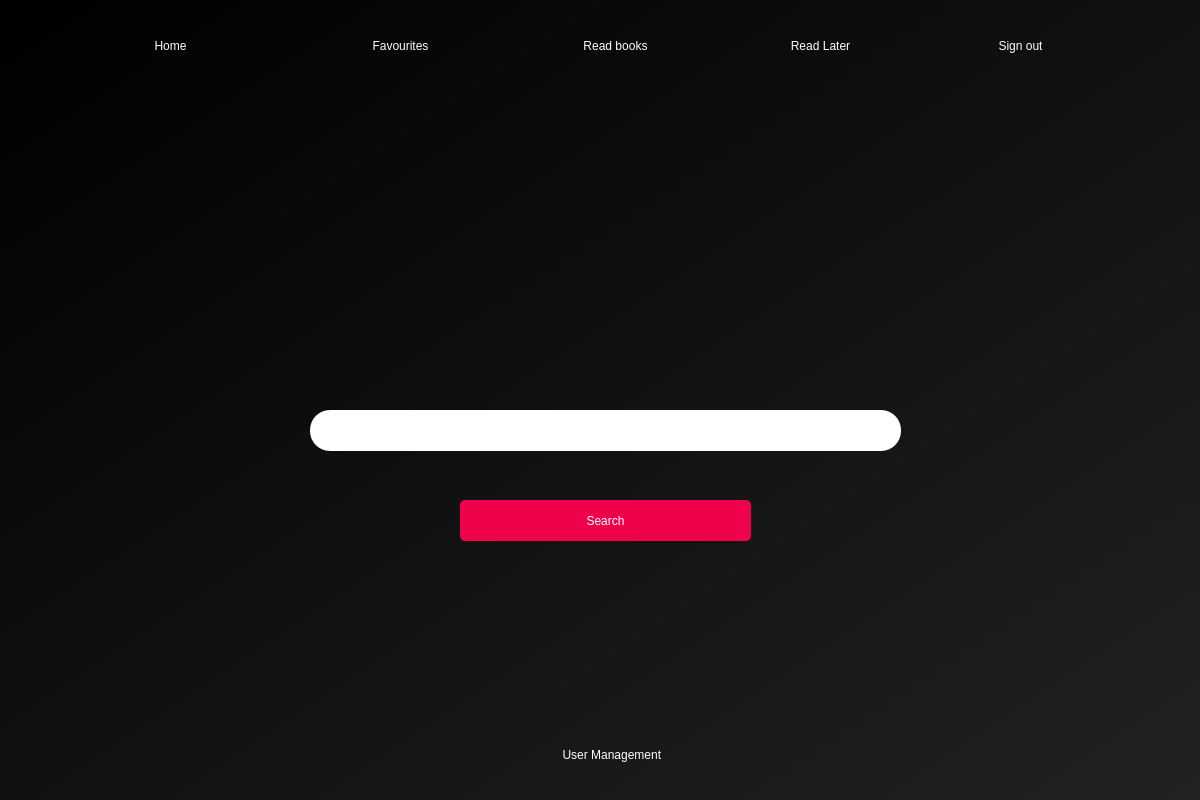
<?xml version="1.0" encoding="UTF-8"?>
<ui version="4.0">
 <class>main_screen</class>
 <widget class="QDialog" name="main_screen">
  <property name="geometry">
   <rect>
    <x>0</x>
    <y>0</y>
    <width>1200</width>
    <height>800</height>
   </rect>
  </property>
  <property name="windowTitle">
   <string>Home</string>
  </property>
  <property name="windowIcon">
   <iconset>
    <normaloff>../images/wiki_icon.png</normaloff>../images/wiki_icon.png</iconset>
  </property>
  <widget class="QWidget" name="bgwidget" native="true">
   <property name="geometry">
    <rect>
     <x>0</x>
     <y>0</y>
     <width>1200</width>
     <height>800</height>
    </rect>
   </property>
   <property name="styleSheet">
    <string notr="true">QWidget#bgwidget{
background-color: rgb(18, 18, 18);
background-color: qlineargradient(spread:pad, x1:0, y1:0, x2:1, y2:1, stop:0 rgba(0, 0, 0, 255), stop:1 rgba(34, 34, 34, 255));}
</string>
   </property>
   <widget class="QPushButton" name="search_button">
    <property name="geometry">
     <rect>
      <x>460</x>
      <y>500</y>
      <width>291</width>
      <height>41</height>
     </rect>
    </property>
    <property name="cursor">
     <cursorShape>PointingHandCursor</cursorShape>
    </property>
    <property name="styleSheet">
     <string notr="true">border-radius: 5px;
background-color: rgb(238, 2, 73);
font: 14pt &quot;MS Shell Dlg 2&quot;;
color: rgb(255, 255, 255);</string>
    </property>
    <property name="text">
     <string>Search</string>
    </property>
   </widget>
   <widget class="QWidget" name="search_widget" native="true">
    <property name="geometry">
     <rect>
      <x>310</x>
      <y>410</y>
      <width>591</width>
      <height>41</height>
     </rect>
    </property>
    <property name="styleSheet">
     <string notr="true">background-color: white;

border-radius: 20px;</string>
    </property>
    <widget class="QLabel" name="search_icon_label">
     <property name="geometry">
      <rect>
       <x>14</x>
       <y>11</y>
       <width>18</width>
       <height>19</height>
      </rect>
     </property>
     <property name="text">
      <string/>
     </property>
     <property name="pixmap">
      <pixmap>../images/search_icon_red.png</pixmap>
     </property>
     <property name="scaledContents">
      <bool>true</bool>
     </property>
    </widget>
    <widget class="QLineEdit" name="search_line_edit">
     <property name="geometry">
      <rect>
       <x>40</x>
       <y>0</y>
       <width>541</width>
       <height>41</height>
      </rect>
     </property>
     <property name="styleSheet">
      <string notr="true">font: 12pt &quot;MS Shell Dlg 2&quot;;</string>
     </property>
    </widget>
   </widget>
   <widget class="QLabel" name="title_icon">
    <property name="geometry">
     <rect>
      <x>10</x>
      <y>240</y>
      <width>1191</width>
      <height>121</height>
     </rect>
    </property>
    <property name="text">
     <string/>
    </property>
    <property name="pixmap">
     <pixmap>../images/wiki_font.png</pixmap>
    </property>
    <property name="alignment">
     <set>Qt::AlignCenter</set>
    </property>
   </widget>
   <widget class="QPushButton" name="menu_my_read">
    <property name="geometry">
     <rect>
      <x>560</x>
      <y>30</y>
      <width>111</width>
      <height>31</height>
     </rect>
    </property>
    <property name="cursor">
     <cursorShape>PointingHandCursor</cursorShape>
    </property>
    <property name="styleSheet">
     <string notr="true">border-radius: 20px;
background-color: rgba(238, 2, 73, 0);
font: 12pt &quot;MS Shell Dlg 2&quot;;
color: rgb(255, 255, 255);</string>
    </property>
    <property name="text">
     <string>Read books</string>
    </property>
   </widget>
   <widget class="QPushButton" name="menu_home">
    <property name="geometry">
     <rect>
      <x>140</x>
      <y>30</y>
      <width>61</width>
      <height>31</height>
     </rect>
    </property>
    <property name="cursor">
     <cursorShape>PointingHandCursor</cursorShape>
    </property>
    <property name="styleSheet">
     <string notr="true">border-radius: 20px;
background-color: rgba(238, 2, 73, 0);
font: 12pt &quot;MS Shell Dlg 2&quot;;
color: rgb(255, 255, 255);</string>
    </property>
    <property name="text">
     <string>Home</string>
    </property>
   </widget>
   <widget class="QPushButton" name="menu_sign_out">
    <property name="geometry">
     <rect>
      <x>980</x>
      <y>30</y>
      <width>81</width>
      <height>31</height>
     </rect>
    </property>
    <property name="cursor">
     <cursorShape>PointingHandCursor</cursorShape>
    </property>
    <property name="styleSheet">
     <string notr="true">border-radius: 20px;
background-color: rgba(238, 2, 73, 0);
font: 12pt &quot;MS Shell Dlg 2&quot;;
color: rgb(255, 255, 255);</string>
    </property>
    <property name="text">
     <string>Sign out</string>
    </property>
   </widget>
   <widget class="QPushButton" name="menu_read_list">
    <property name="geometry">
     <rect>
      <x>770</x>
      <y>30</y>
      <width>101</width>
      <height>31</height>
     </rect>
    </property>
    <property name="cursor">
     <cursorShape>PointingHandCursor</cursorShape>
    </property>
    <property name="styleSheet">
     <string notr="true">border-radius: 20px;
background-color: rgba(238, 2, 73, 0);
font: 12pt &quot;MS Shell Dlg 2&quot;;
color: rgb(255, 255, 255);</string>
    </property>
    <property name="text">
     <string>Read Later</string>
    </property>
   </widget>
   <widget class="QPushButton" name="menu_fav">
    <property name="geometry">
     <rect>
      <x>350</x>
      <y>30</y>
      <width>101</width>
      <height>31</height>
     </rect>
    </property>
    <property name="cursor">
     <cursorShape>PointingHandCursor</cursorShape>
    </property>
    <property name="styleSheet">
     <string notr="true">border-radius: 20px;
background-color: rgba(238, 2, 73, 0);
font: 12pt &quot;MS Shell Dlg 2&quot;;
color: rgb(255, 255, 255);</string>
    </property>
    <property name="text">
     <string>Favourites</string>
    </property>
   </widget>
   <widget class="QPushButton" name="user_management">
    <property name="geometry">
     <rect>
      <x>503</x>
      <y>739</y>
      <width>201</width>
      <height>31</height>
     </rect>
    </property>
    <property name="cursor">
     <cursorShape>PointingHandCursor</cursorShape>
    </property>
    <property name="layoutDirection">
     <enum>Qt::LeftToRight</enum>
    </property>
    <property name="styleSheet">
     <string notr="true">border-radius: 20px;
background-color: rgba(238, 2, 73, 0);
font: 12pt &quot;MS Shell Dlg 2&quot;;
color: rgb(255, 255, 255);</string>
    </property>
    <property name="text">
     <string>     User Management</string>
    </property>
   </widget>
   <widget class="QLabel" name="admin_shield">
    <property name="geometry">
     <rect>
      <x>510</x>
      <y>744</y>
      <width>20</width>
      <height>23</height>
     </rect>
    </property>
    <property name="text">
     <string/>
    </property>
    <property name="pixmap">
     <pixmap>../images/admin_shield.png</pixmap>
    </property>
    <property name="scaledContents">
     <bool>true</bool>
    </property>
   </widget>
  </widget>
 </widget>
 <resources/>
 <connections/>
</ui>
